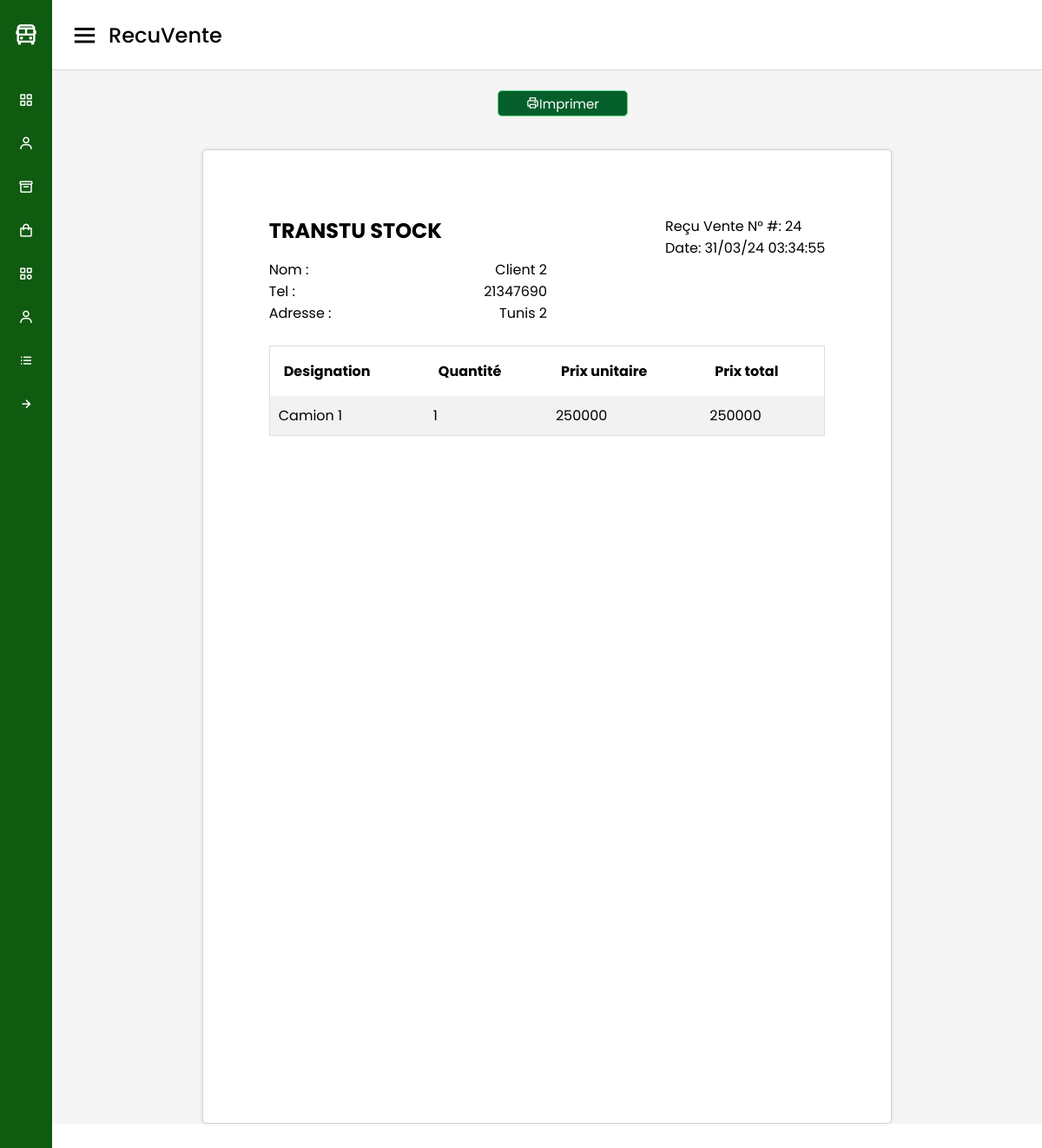
The page /vue/recuVente.php?id=24 on the database its author committed.
### tables this page shows
CREATE TABLE `vente` (
  `id` int(11) NOT NULL,
  `id_article` int(11) NOT NULL,
  `id_client` int(11) NOT NULL,
  `quantite` int(11) NOT NULL,
  `prix` int(11) NOT NULL,
  `date_vente` timestamp NOT NULL DEFAULT current_timestamp(),
  `etat` enum('0','1') NOT NULL DEFAULT '1'
);

CREATE TABLE `client` (
  `id` int(11) NOT NULL,
  `nom` varchar(30) NOT NULL,
  `prenom` varchar(30) NOT NULL,
  `telephone` varchar(30) NOT NULL,
  `adresse` varchar(50) NOT NULL
);

CREATE TABLE `article` (
  `id` int(11) NOT NULL,
  `nom_article` varchar(50) NOT NULL,
  `id_categorie` int(11) NOT NULL,
  `quantite` int(11) NOT NULL,
  `prix_unitaire` int(11) NOT NULL,
  `date_fabrication` datetime NOT NULL
);

### model/function.php (called while the page is built, shortened)
<?php
function getVente($id=null)
{
    if (!empty($id)) {
        $sql= "SELECT nom_article, nom, prenom, v.quantite, prix, date_vente, v.id, prix_unitaire, adresse, telephone
        FROM client AS c, vente AS v, article AS a WHERE v.id_article=a.id AND v.id_client=c.id AND v.id=? AND etat=?";
        $req= $GLOBALS['connexion']->prepare($sql);
        $req->execute(array($id, 1));
        return $req->fetch();
        }
    else {
        $sql= "SELECT nom_article, nom, prenom, v.quantite, prix, date_vente, v.id, a.id AS idArticle
        FROM client AS c, vente AS v, article AS a WHERE v.id_article=a.id AND v.id_client=c.id AND etat=?";
        $req= $GLOBALS['connexion']->prepare($sql);
        $req->execute(array(1));
        return $req->fetchAll();
    }
}

### vue/recuVente.php (the view, shortened to what this page needs)
<?php
include 'entete.php';
if (!empty($_GET['id'])) {
    $vente = getVente($_GET['id']);
}
?>
<div class="home-content">
    <button class="hidden-print" id="btnPrint" style="position : relative; left : 45%;"> <i class='bx bx-printer'></i>Imprimer</button>
    <div class="page">
        <div class="cote-a-cote">
            <h2>TRANSTU STOCK</h2>
            <div>
                <p>Reçu Vente N° #: <?= $vente['id'] ?></p>
                <p>Date: <?= date('d/m/y h:i:s', strtotime($vente['date_vente'])) ?></p>
            </div>
        </div>
        <div class="cote-a-cote" style="width : 50%">
            <p>Nom :</p>
            <p><?= $vente['nom']." ".$vente['prenom'] ?></p>
        </div>
        <div class="cote-a-cote" style="width : 50%">
            <p>Tel :</p>
            <p><?= $vente['telephone']?></p>
        </div>
        <div class="cote-a-cote" style="width : 50%">
            <p>Adresse :</p>
            <p><?= $vente['adresse']?></p>
        </div>
        <br>
        <table class="mtable">
                <tr>
                    <th>Designation</th>
                    <th>Quantité</th>
                    <th>Prix unitaire</th>
                    <th>Prix total</th>
                </tr>
                <tr>
                    <td><?= $vente['nom_article'] ?></td>
                    <td><?= $vente['quantite'] ?></td>
                    <td><?= $vente['prix_unitaire'] ?></td>
                    <td><?= $vente['prix'] ?></td>
                </tr>
            </table>
    </div>
</div>
<?php
include 'pied.php';
?>

### public/style.css (style rules this page uses)
* { margin: 0; padding: 0; box-sizing: border-box; font-family: "Poppins", sans-serif; }
.home-section .home-content { position: relative; padding-top: 104px; }
button { background-color: rgb(4, 95, 43); color: white; width: 150px; height: 30px; border: 1px solid #5cd27d; font-size: 15px; border-radius: 5px; }
table.mtable { width: 100%; border-collapse: collapse; width: 100%; border: 1px solid #ddd; }
th, td { text-align: left; padding: 16px; }
table.mtable tr:nth-child(even) { background: #f2f2f2; }
table.mtable td { padding: 10px; }
.cote-a-cote { display: flex; justify-content: space-between; }
.page { width: 210mm; min-height: 297mm; padding: 20mm; margin: 10mm auto; border: 1px #d3d3d3 solid; border-radius: 5px; background: white; box-shadow: 0 0 5px rgba(0, 0, 0, 0.1); }

### rows shown on the page
vente: id "24", date_vente "31/03/24 03:34:55", id_client.nom "Client", id_client.prenom "2", id_client.telephone "21347690", id_client.adresse "Tunis 2", id_article.nom_article "Camion 1", quantite "1", id_article.prix_unitaire "250000", prix "250000"

### other values the page prints
str_replace(".php", "",basename($_SERVER['PHP_SELF'])) "RecuVente"
